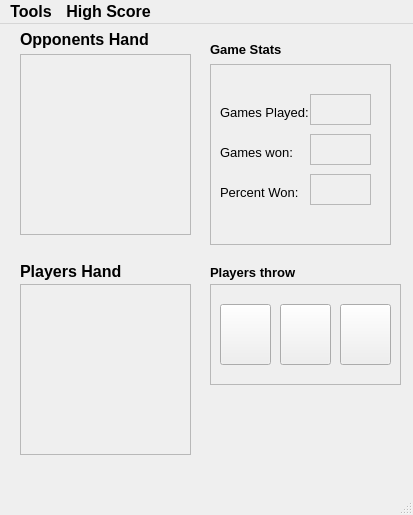
<?xml version="1.0" encoding="UTF-8"?>
<ui version="4.0">
 <class>MainWindow</class>
 <widget class="QMainWindow" name="MainWindow">
  <property name="geometry">
   <rect>
    <x>0</x>
    <y>0</y>
    <width>413</width>
    <height>515</height>
   </rect>
  </property>
  <property name="font">
   <font>
    <pointsize>12</pointsize>
    <weight>75</weight>
    <bold>true</bold>
   </font>
  </property>
  <property name="windowTitle">
   <string>Roack Paper Scissors!</string>
  </property>
  <widget class="QWidget" name="centralwidget">
   <widget class="QFrame" name="frame">
    <property name="geometry">
     <rect>
      <x>20</x>
      <y>30</y>
      <width>171</width>
      <height>181</height>
     </rect>
    </property>
    <property name="frameShape">
     <enum>QFrame::StyledPanel</enum>
    </property>
    <property name="frameShadow">
     <enum>QFrame::Raised</enum>
    </property>
    <widget class="QLabel" name="labelDisOpponentsHand">
     <property name="geometry">
      <rect>
       <x>10</x>
       <y>10</y>
       <width>151</width>
       <height>161</height>
      </rect>
     </property>
     <property name="text">
      <string/>
     </property>
    </widget>
   </widget>
   <widget class="QFrame" name="frame_2">
    <property name="geometry">
     <rect>
      <x>20</x>
      <y>260</y>
      <width>171</width>
      <height>171</height>
     </rect>
    </property>
    <property name="frameShape">
     <enum>QFrame::StyledPanel</enum>
    </property>
    <property name="frameShadow">
     <enum>QFrame::Raised</enum>
    </property>
    <widget class="QLabel" name="labelDisPlayerHand">
     <property name="geometry">
      <rect>
       <x>10</x>
       <y>20</y>
       <width>151</width>
       <height>141</height>
      </rect>
     </property>
     <property name="text">
      <string/>
     </property>
    </widget>
   </widget>
   <widget class="QFrame" name="frame_3">
    <property name="geometry">
     <rect>
      <x>210</x>
      <y>40</y>
      <width>181</width>
      <height>181</height>
     </rect>
    </property>
    <property name="frameShape">
     <enum>QFrame::StyledPanel</enum>
    </property>
    <property name="frameShadow">
     <enum>QFrame::Raised</enum>
    </property>
    <widget class="QLabel" name="labelTitleGamesPlayed">
     <property name="geometry">
      <rect>
       <x>10</x>
       <y>40</y>
       <width>91</width>
       <height>16</height>
      </rect>
     </property>
     <property name="font">
      <font>
       <pointsize>10</pointsize>
       <weight>50</weight>
       <bold>false</bold>
      </font>
     </property>
     <property name="text">
      <string>Games Played:</string>
     </property>
    </widget>
    <widget class="QTextBrowser" name="textBrowserDisGamesPlayed">
     <property name="enabled">
      <bool>false</bool>
     </property>
     <property name="geometry">
      <rect>
       <x>100</x>
       <y>30</y>
       <width>61</width>
       <height>31</height>
      </rect>
     </property>
    </widget>
    <widget class="QLabel" name="labelTitleGamesWon">
     <property name="geometry">
      <rect>
       <x>10</x>
       <y>80</y>
       <width>91</width>
       <height>16</height>
      </rect>
     </property>
     <property name="font">
      <font>
       <pointsize>10</pointsize>
       <weight>50</weight>
       <bold>false</bold>
      </font>
     </property>
     <property name="text">
      <string>Games won:</string>
     </property>
    </widget>
    <widget class="QLabel" name="labelPercentWon">
     <property name="geometry">
      <rect>
       <x>10</x>
       <y>120</y>
       <width>91</width>
       <height>16</height>
      </rect>
     </property>
     <property name="font">
      <font>
       <pointsize>10</pointsize>
       <weight>50</weight>
       <bold>false</bold>
      </font>
     </property>
     <property name="text">
      <string>Percent Won:</string>
     </property>
    </widget>
    <widget class="QTextBrowser" name="textBrowserDisPercentWon">
     <property name="enabled">
      <bool>false</bool>
     </property>
     <property name="geometry">
      <rect>
       <x>100</x>
       <y>110</y>
       <width>61</width>
       <height>31</height>
      </rect>
     </property>
     <property name="font">
      <font>
       <pointsize>8</pointsize>
      </font>
     </property>
    </widget>
    <widget class="QTextBrowser" name="textBrowserDisGamesWon">
     <property name="enabled">
      <bool>false</bool>
     </property>
     <property name="geometry">
      <rect>
       <x>100</x>
       <y>70</y>
       <width>61</width>
       <height>31</height>
      </rect>
     </property>
    </widget>
   </widget>
   <widget class="QFrame" name="frame_4">
    <property name="geometry">
     <rect>
      <x>210</x>
      <y>260</y>
      <width>191</width>
      <height>101</height>
     </rect>
    </property>
    <property name="frameShape">
     <enum>QFrame::StyledPanel</enum>
    </property>
    <property name="frameShadow">
     <enum>QFrame::Raised</enum>
    </property>
    <widget class="QPushButton" name="pushButtonRock">
     <property name="geometry">
      <rect>
       <x>10</x>
       <y>20</y>
       <width>51</width>
       <height>61</height>
      </rect>
     </property>
     <property name="text">
      <string/>
     </property>
     <property name="icon">
      <iconset>
       <normaloff>Images/Rock.png</normaloff>Images/Rock.png</iconset>
     </property>
     <property name="iconSize">
      <size>
       <width>40</width>
       <height>40</height>
      </size>
     </property>
    </widget>
    <widget class="QPushButton" name="pushButtonPapper">
     <property name="geometry">
      <rect>
       <x>70</x>
       <y>20</y>
       <width>51</width>
       <height>61</height>
      </rect>
     </property>
     <property name="text">
      <string/>
     </property>
     <property name="icon">
      <iconset>
       <normaloff>Images/Papper.png</normaloff>Images/Papper.png</iconset>
     </property>
     <property name="iconSize">
      <size>
       <width>40</width>
       <height>40</height>
      </size>
     </property>
    </widget>
    <widget class="QPushButton" name="pushButtonScissors">
     <property name="geometry">
      <rect>
       <x>130</x>
       <y>20</y>
       <width>51</width>
       <height>61</height>
      </rect>
     </property>
     <property name="text">
      <string/>
     </property>
     <property name="icon">
      <iconset>
       <normaloff>Images/Scissors.png</normaloff>Images/Scissors.png</iconset>
     </property>
     <property name="iconSize">
      <size>
       <width>40</width>
       <height>40</height>
      </size>
     </property>
    </widget>
   </widget>
   <widget class="QLabel" name="labelTitleOpponent">
    <property name="geometry">
     <rect>
      <x>20</x>
      <y>0</y>
      <width>141</width>
      <height>31</height>
     </rect>
    </property>
    <property name="font">
     <font>
      <pointsize>12</pointsize>
     </font>
    </property>
    <property name="text">
     <string>Opponents Hand</string>
    </property>
   </widget>
   <widget class="QLabel" name="labelPlayer">
    <property name="geometry">
     <rect>
      <x>20</x>
      <y>232</y>
      <width>111</width>
      <height>31</height>
     </rect>
    </property>
    <property name="text">
     <string>Players Hand</string>
    </property>
   </widget>
   <widget class="QLabel" name="labelPlayerThrow">
    <property name="geometry">
     <rect>
      <x>210</x>
      <y>240</y>
      <width>111</width>
      <height>16</height>
     </rect>
    </property>
    <property name="font">
     <font>
      <pointsize>10</pointsize>
     </font>
    </property>
    <property name="text">
     <string>Players throw</string>
    </property>
   </widget>
   <widget class="QLabel" name="label">
    <property name="geometry">
     <rect>
      <x>210</x>
      <y>10</y>
      <width>121</width>
      <height>31</height>
     </rect>
    </property>
    <property name="font">
     <font>
      <pointsize>10</pointsize>
     </font>
    </property>
    <property name="text">
     <string>Game Stats</string>
    </property>
   </widget>
  </widget>
  <widget class="QMenuBar" name="menubar">
   <property name="geometry">
    <rect>
     <x>0</x>
     <y>0</y>
     <width>413</width>
     <height>21</height>
    </rect>
   </property>
   <widget class="QMenu" name="menuNew_Game">
    <property name="title">
     <string>Tools</string>
    </property>
    <addaction name="actionNew_Game"/>
    <addaction name="separator"/>
    <addaction name="actionExit"/>
   </widget>
   <widget class="QMenu" name="menuHigh_Score">
    <property name="title">
     <string>High Score</string>
    </property>
    <addaction name="actionHigh_Scores"/>
    <addaction name="actionClear_Scores"/>
   </widget>
   <addaction name="menuNew_Game"/>
   <addaction name="menuHigh_Score"/>
  </widget>
  <widget class="QStatusBar" name="statusbar"/>
  <action name="actionNew_Game">
   <property name="text">
    <string>New Game</string>
   </property>
   <property name="font">
    <font/>
   </property>
  </action>
  <action name="actionExit">
   <property name="text">
    <string>Exit...</string>
   </property>
  </action>
  <action name="actionHigh_Scores">
   <property name="text">
    <string>High Scores</string>
   </property>
  </action>
  <action name="actionClear_Scores">
   <property name="text">
    <string>Clear Scores</string>
   </property>
  </action>
 </widget>
 <resources/>
 <connections/>
</ui>
